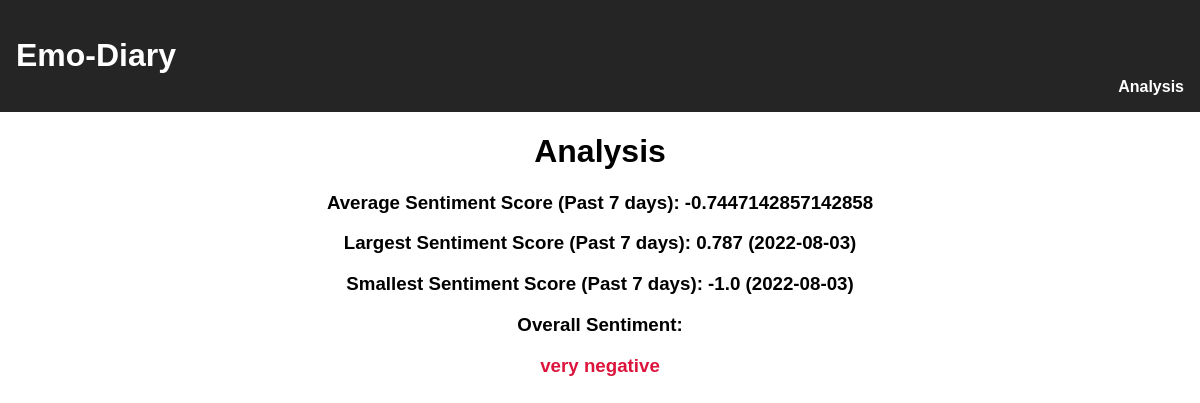
/parent, run on an earlier commit of the app's database.
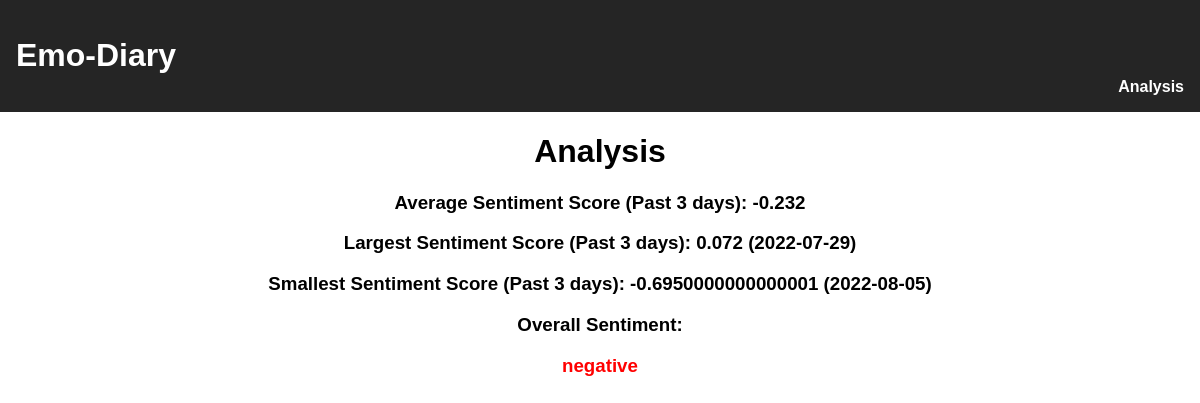
And on a later commit of the database.
### app.py (models this page shows, shortened)
class Todo(db.Model):
    id = db.Column(db.Integer, primary_key=True)
    content = db.Column(db.Text, nullable=False)
    title = db.Column(db.String(200), nullable=True)
    date_created = db.Column(db.DateTime, default=datetime.utcnow)
    sentiment = db.Column(db.Float, nullable=False)

### app.py (the view)
@app.route('/parent')
def analysis():
    t,total_score,average_score=0,0,0
    if Todo.query.order_by(Todo.sentiment).all()[:-7]:
        tasks = Todo.query.order_by(Todo.sentiment).all()[:-7]
    else:
         tasks = Todo.query.order_by(Todo.sentiment).all()
    print(type(tasks))
    for task in tasks:
        total_score += task.sentiment
        t += 1
        average_score = total_score/t
        print(average_score)
    if tasks:
        return render_template('analysis.html', average_score=average_score, max_score=tasks[-1].sentiment, min_score=tasks[0].sentiment,max_date=tasks[-1].date_created, min_date=tasks[0].date_created, length=t)
    else:
        return "There are no data to analyse"

### templates/analysis.html (shortened to what this page needs)
{% extends 'base.html' %}
    {% block body %}
    <h1 style="text-align:center;">Analysis</h1>
    <h3 style="text-align:center;">Average Sentiment Score (Past {{length}} days): {{average_score}}</h3>
    <h3 style="text-align:center;">Largest Sentiment Score (Past {{length}} days): {{max_score}} ({{max_date.date()}})</h3>
    <h3 style="text-align:center;">Smallest Sentiment Score (Past {{length}} days): {{min_score}} ({{min_date.date()}})</h3>
    <h3 style="text-align:center;">Overall Sentiment: {% if 0.1 >= average_score >= -0.1 %} <h3 style="color: yellow; text-align:center; text-shadow: black;">neutral</h3> {% elif 0.5 > average_score > 0.1 %} <h3 style="color: aquamarine; text-align:center; text-shadow: black;">positive</h3> {% elif average_score > 0.5 %} <h3 style="color: green; text-align:center; text-shadow: black;">very positive</h3> {% elif -0.5 < average_score < -0.1 %} <h3 style="color: red; text-align:center; text-shadow: black;">negative</h3> {% else %} <h3 style="color: crimson; text-align:center; text-shadow: black;">very negative</h3> {% endif %}</h3>
    {% endblock %}

What changed in the data, as far as the page shows it:
no longer on this page (row edited): Todo: sentiment "0.787", date "2022-08-03"
no longer on this page (row edited): Todo: sentiment "-1.0", date "2022-08-03"
added Todo: sentiment "0.072", date "2022-07-29"
added Todo: sentiment "-0.6950000000000001", date "2022-08-05"
Also different on the page:
{{ length }}: "7" → "3"
{{ average_score }}: "-0.7447142857142858" → "-0.232"
text no longer shown: "very negative"
text now shown: "negative"
